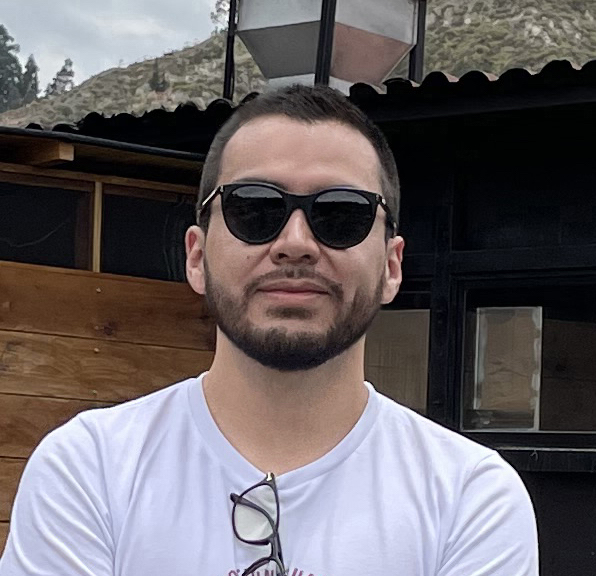
#> input picture 000_projects_structured/05_computer_vision/Reconocimiento_Facial/foto.jpg, 596 x 576 px, given in place of lena.png, which was not available
$ python 00_image_matrix.py
#> lines starting #> are read from the running program, lines starting #| are printed output that depends on the picture; after the words box and inside, x2 and y2 are one past the last pixel; in counts of white or black regions, pixels touching at a corner belong together; pictures that were not available may be replaced by others from this repository, and a replacement may not be noted
import cv2

path_data = "C:\\Users\\usuario\\Documents\\GitHub\\DataGlobal\\data\\images_opencv"

# LOAD AN IMAGE USING 'IMREAD'
img = cv2.imread(f"{path_data}/lena.png")  # BGR
#> img is the input picture: shape (576, 596, 3); mean B, G, R 100.5, 97.8, 104.1

img[:, :, 2] = 127  # Modifying red to half
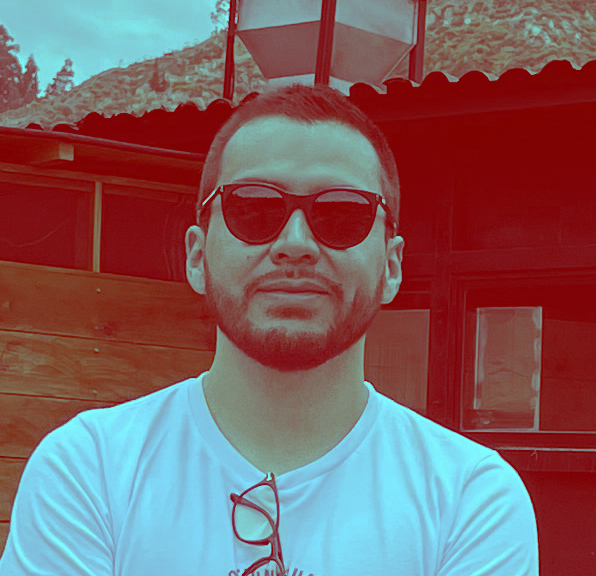
#> img: shape (576, 596, 3); mean B, G, R 100.5, 97.8, 127

# Regions of image
section = img[280:340, 330:390]
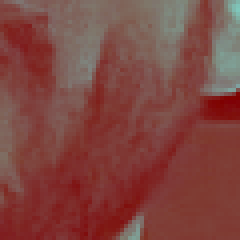
#> section: shape (60, 60, 3) (shown 4 times larger); mean B, G, R 64.9, 70.3, 127
img[173:233, 0:60] = section
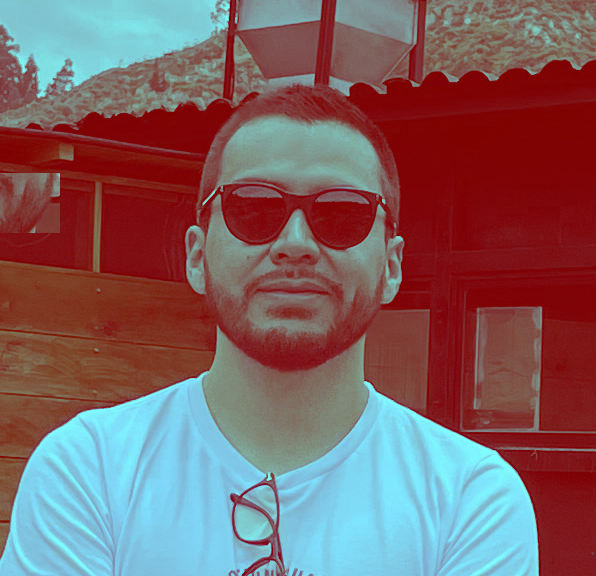
#> img: shape (576, 596, 3); 1.05% of pixels changed, all inside (x1, y1, x2, y2) = (0, 173, 60, 233)

# DISPLAY
cv2.imshow("Lena Soderberg",img[:, :, :])

print("type: ", type(img))
#| type:  <class 'numpy.ndarray'>
print("shape: ", img.shape)
#| shape:  (576, 596, 3)
print("img min: ", img.min())
#| img min:  0
print("img max: ", img.max())
#| img max:  255

# wait for key forever
cv2.waitKey(0)
